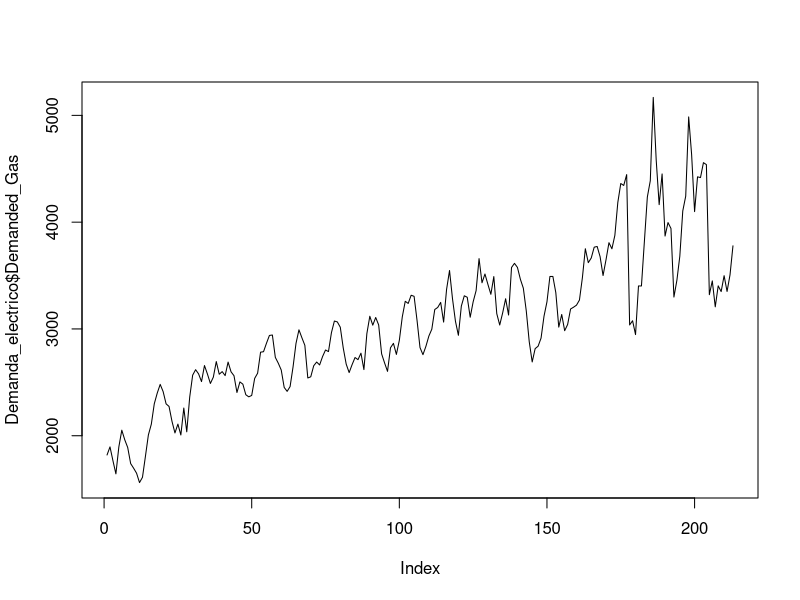

The R script that drew this image: (Note: this script raises an error after producing the figure.)
## ---- chunk 1
knitr::opts_chunk$set(echo = TRUE)
## ---- chunk 2
install.packages("readxl")

library("readxl")


Demanda_electrico_xl <-read_excel("Demanda_electrico_2022_full1.xlsx")
## ---- chunk 3
head(Demanda_electrico_xl)
summary(Demanda_electrico_xl)
typeof(Demanda_electrico_xl)
dim(Demanda_electrico_xl)
## ---- chunk 4
#URL HPi5
Demanda_electrico<-read.csv("Demanda_electrico_2022_full1.csv", header= TRUE)

## ---- chunk 5
head(Demanda_electrico)
summary(Demanda_electrico)
typeof(Demanda_electrico)
dim(Demanda_electrico)
## ---- chunk 6
plot(Demanda_electrico$Demanded_Gas, type = "l")
## ---- chunk 7

Demanded_gas_line<-lm(Demanded_Gas~Date, data=Demanda_electrico)

Demanded_gas_line


## ---- chunk 8
linea_Demanded_gas 
